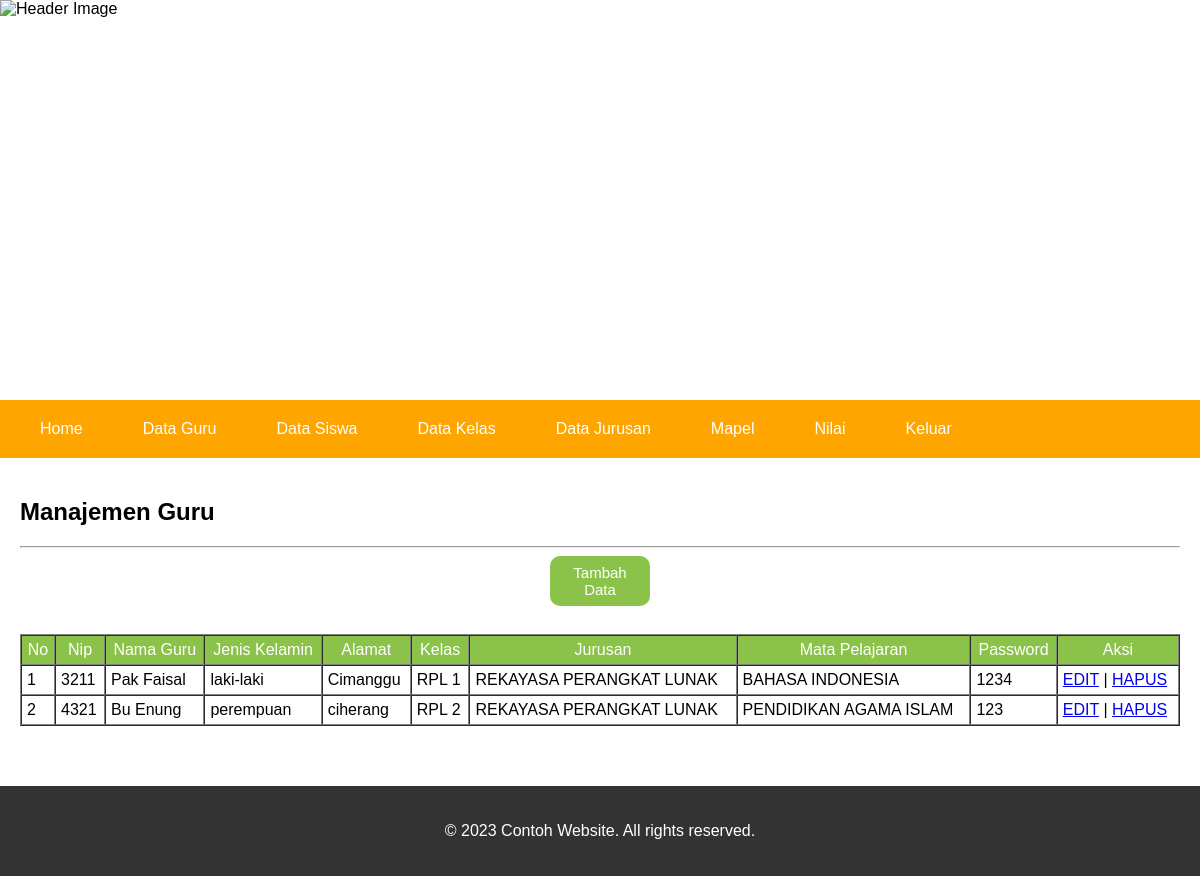
Page /admin/bacaguru.php (signed in) on the committed database.
### tables this page shows
CREATE TABLE `guru` (
  `idguru` int(17) NOT NULL,
  `nip` int(17) NOT NULL,
  `namaguru` varchar(30) DEFAULT NULL,
  `jk` enum('laki-laki','perempuan') DEFAULT NULL,
  `alamat` varchar(50) DEFAULT NULL,
  `password` varchar(30) DEFAULT NULL,
  `namamapel` enum('BAHASA INDONESIA','MATEMATIKA','PENDIDIKAN KEWARGANEGARAAN','PENDIDIKAN AGAMA ISLAM') NOT NULL,
  `kelas` enum('RPL 1','RPL 2','LOGAM 1','LOGAM 2') NOT NULL,
  `namajurusan` enum('REKAYASA PERANGKAT LUNAK','KIMIA','INSTRUMEN LOGAM','ELEKTRO') NOT NULL
);

### admin/bacaguru.php (the view, shortened to what this page needs)
<?php
include '../koneksi.php';
?>
<!DOCTYPE html>
<html lang="en">
<head>
</head>
<body>
	<header>
		<div class="header-image">
			<img src="../smkbisa1.jpeg" alt="Header Image" />
		</div>
		<nav>
			<ul>
				<li><a href="bacaadmin.php">Home</a></li>
				<li><a href="bacaguru.php">Data Guru</a></li>
				<li><a href="bacasiswa.php">Data Siswa</a></li>
				<li><a href="bacakelas.php">Data Kelas</a></li>
				<li><a href="bacajurusan.php">Data Jurusan</a></li>
				<li><a href="bacamapel.php">Mapel</a></li>
				<li><a href="bacanilai.php">Nilai</a></li>
				<li><a href="logout.php">Keluar</a></li>
			</ul>
		</nav>
	</header>
	<main>
		<section class="content">
			<div class="col-1">
				<h2>Manajemen Guru</h2>
				<hr>
				<center><button type="button" value="Tambah Data" onclick="location.href='tambahguru.php'">Tambah Data</button></center>
				<br>
				<table border='1' cellspacing="0" cellpadding='5' style="width: 100%;">
					<tr style="text-align: center; background-color: #8BC34A; color: white;">
						<td>No</td>
						<td>Nip</td>
						<td>Nama Guru</td>
						<td>Jenis Kelamin</td>
						<td>Alamat</td>
						<td>Kelas</td>
						<td>Jurusan</td>
						<td>Mata Pelajaran</td>
						<td>Password</td>
						<td>Aksi</td>
					</tr>
					<?php
					$no = 1;
					$sql = "SELECT * FROM guru";
					$query = mysqli_query($conn, $sql);
					while ($data = mysqli_fetch_array($query)) {
					?>
						<tr>
							<td><?php echo "$no"; ?></td>
							<td><?php echo "$data[nip]"; ?></td>
							<td><?php echo "$data[namaguru]"; ?></td>
							<td><?php echo "$data[jk]"; ?></td>
							<td><?php echo "$data[alamat]"; ?></td>
							<td><?php echo "$data[kelas]"; ?></td>
							<td><?php echo "$data[namajurusan]"; ?></td>
							<td><?php echo "$data[namamapel]"; ?></td>
							<td><?php echo "$data[password]"; ?></td>
							<td>
								<a href="editguru.php?id=<?php echo "$data[idguru]"; ?>">EDIT</a> |
								<a href="hapusguru.php?id=<?php echo "$data[nip]"; ?>" onclick="return confirm('Anda yakin?')">HAPUS</a>
							</td>
						</tr>
					<?php
						$no++;
					}
					?>
				</table>
			</div>
		</section>
	</main>
	<footer>
		<p>&copy; 2023 Contoh Website. All rights reserved.</p>
	</footer>
</body>
</html>

### admin/bacaguru.php (style rules this page uses)
body { margin: 0; padding: 0; font-family: Arial, sans-serif; }
header { position: relative; }
.header-image { position: relative; overflow: hidden; aspect-ratio: 3/1; object-fit: cover; }
.header-image img { position: absolute; top: 0; left: 0; width: 100%; height: 100%; max-width: 100%; }
nav { background-color: orange; color: #fff; padding: 20px; }
nav ul { margin: 0; padding: 0; list-style: none; display: flex; flex-wrap: wrap; }
nav ul li { margin-right: 20px; }
nav ul li a { color: #fff; text-decoration: none; margin: 0; padding: 20px; }
main { margin: 20px; display: flex; flex-direction: column; }
.content { flex-wrap: wrap; margin-bottom: 40px; }
.col-1 button { margin-bottom: 10px; width: 100px; height: 50px; background-color: #8BC34A; border: none; border-radius: 10px; color: white; font-size: 15px; font-weight: 500; }
footer { background-color: #333; color: #fff; padding: 20px; text-align: center; }

### rows in the picture
guru: nip "3211", namaguru "Pak Faisal", jk "laki-laki", alamat "Cimanggu", kelas "RPL 1", namajurusan "REKAYASA PERANGKAT LUNAK", namamapel "BAHASA INDONESIA", password "1234"
guru: nip "4321", namaguru "Bu Enung", jk "perempuan", alamat "ciherang", kelas "RPL 2", namajurusan "REKAYASA PERANGKAT LUNAK", namamapel "PENDIDIKAN AGAMA ISLAM", password "123"
